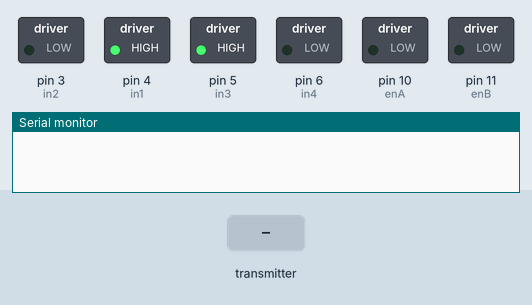
The sketch below on a simulated Arduino Uno, built with avr-gcc and run on an emulated ATmega328P. On the bench: switched loads named in the sketch (green lamp = pin HIGH), the last lines printed to the serial monitor. The inputs (shaded band) are chosen by the test bench. No radio packets arrive unless stated.

Above: at 1.2 s.
1.3 s: the transmitter starts sending data.0 = 256
At 2.2 s:
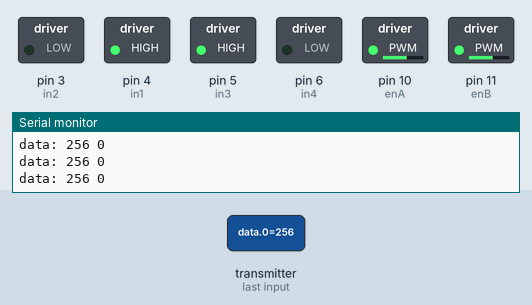
2.8 s: the transmitter starts sending data.0 = 0
At 3.3 s:
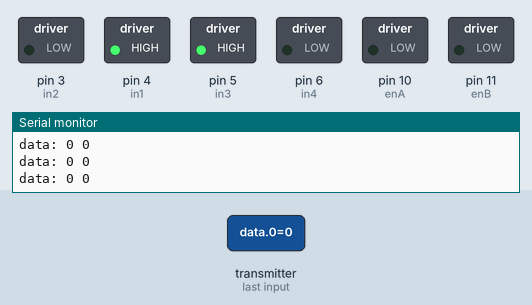
4.3 s: the transmitter starts sending data.1 = 256
At 5.5 s:
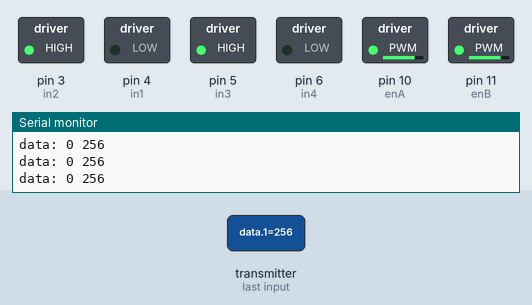
5.8 s: the transmitter starts sending data.1 = 0
At 6.8 s:
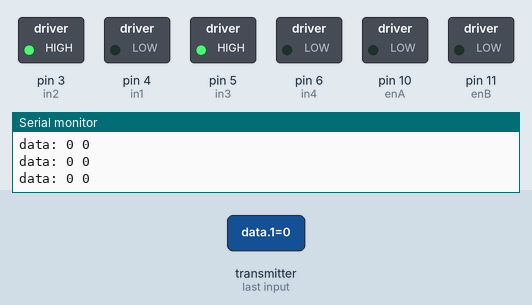
7.3 s: the transmitter starts sending data.1 = 512
At 7.9 s:
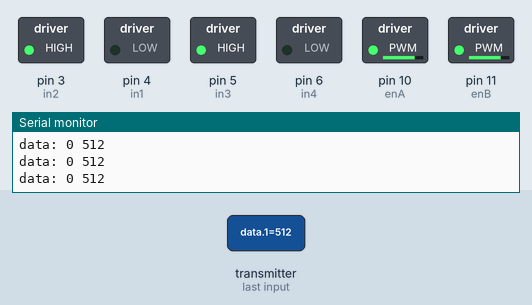
8.8 s: the transmitter starts sending data.0 = 512
At 9.1 s:
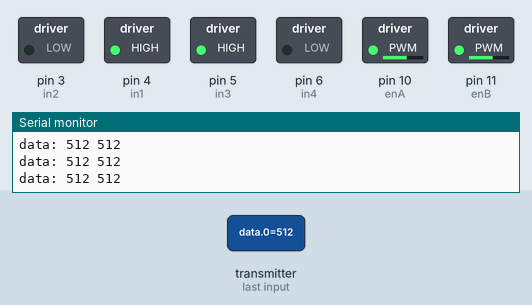
Timing chart, 0 to 11.3 s (numbered marks = the images above; inputs shaded):
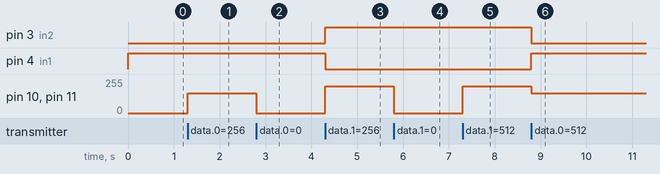

The sketch:

Receiver_Code.ino
```cpp
#include <SPI.h>
#include <nRF24L01.h>
#include <RF24.h>
RF24 radio(7, 8); // CE, CSN
const byte recvaddress[6] = "10011";
const byte sendaddress[6] = "01100";

// Motor A

int enA = 10;
int in1 = 4;
int in2 = 3;

// Motor B

int enB = 11;
int in3 = 5;
int in4 = 6;

// Motor Speed Values - Start at zero

int MotorSpeed1 = 0;
int MotorSpeed2 = 0;

// Joystick Values - Start at 512 (middle position)

int joyposVert = 0;
int joyposHorz = 0;


void setup()

{
  Serial.begin(9600);
  radio.begin();
  radio.openWritingPipe(sendaddress);
  radio.openReadingPipe(0, recvaddress);
  radio.setPALevel(RF24_PA_MIN);
  radio.startListening();
  // Set all the motor control pins to outputs

  pinMode(enA, OUTPUT);
  pinMode(enB, OUTPUT);
  pinMode(in1, OUTPUT);
  pinMode(in2, OUTPUT);
  pinMode(in3, OUTPUT);
  pinMode(in4, OUTPUT);

  // Start with motors disabled and direction forward

  // Motor A

  digitalWrite(enA, LOW);
  digitalWrite(in1, HIGH);
  digitalWrite(in2, LOW);

  // Motor B

  digitalWrite(enB, LOW);
  digitalWrite(in3, HIGH);
  digitalWrite(in4, LOW);

}

void loop() {

  // Read the Joystick X and Y positions

  if (radio.available()) {
    int data[2];
    radio.read(&data, sizeof(data));
    joyposVert = data[0];
    joyposHorz = data[1];
    Serial.print("data: ");
    Serial.print(data[0]);
    Serial.print(" ");
    Serial.println(data[1]);
    // Determine if this is a forward or backward motion
    // Do this by reading the Verticle Value
    // Apply results to MotorSpeed and to Direction

    if (joyposVert < 0)
    {
      // This is Backward

      // Set Motor A backward

      digitalWrite(in1, LOW);
      digitalWrite(in2, HIGH);

      // Set Motor B backward

      digitalWrite(in3, LOW);
      digitalWrite(in4, HIGH);

      //Determine Motor Speeds

      // As we are going backwards we need to reverse readings

      MotorSpeed1 = joyposVert * -1;
      MotorSpeed2 = joyposVert * -1;

    }
    else if (joyposVert > 0)
    {
      // This is Forward

      // Set Motor A forward

      digitalWrite(in1, HIGH);
      digitalWrite(in2, LOW);

      // Set Motor B forward

      digitalWrite(in3, HIGH);
      digitalWrite(in4, LOW);

      //Determine Motor Speeds

      MotorSpeed1 = joyposVert;
      MotorSpeed2 = joyposVert;

    }
    else
    {
      // This is Stopped

      MotorSpeed1 = 0;
      MotorSpeed2 = 0;

    }

    // Now do the steering
    // The Horizontal position will "weigh" the motor speed
    // Values for each motor

    if (joyposHorz < 0)
    {
      // Move Left

      // As we are going left we need to reverse readings

      joyposHorz = joyposHorz * 3;  // Make the number positive

      // Map the number to a value of 255 maximum

      MotorSpeed1 = MotorSpeed1 - joyposHorz* -1;;
      MotorSpeed2 = MotorSpeed2 + joyposHorz* -1;;

    }
    else if (joyposHorz > 0)
    {
      // Move Right

      // Map the number to a value of 255 maximum

      joyposHorz = joyposHorz * 3;
      MotorSpeed1 = MotorSpeed1 + joyposHorz;
      MotorSpeed2 = MotorSpeed2 - joyposHorz;

    }

    if(joyposHorz>=200){
      MotorSpeed1=200;
      MotorSpeed2=200;
      digitalWrite(in1, LOW);
      digitalWrite(in2, HIGH);
      digitalWrite(in3, HIGH);
      digitalWrite(in4, LOW);

    }
    else if(joyposHorz>=100){
      MotorSpeed1=100;
      MotorSpeed2=100;
      digitalWrite(in1, LOW);
      digitalWrite(in2, HIGH);
      digitalWrite(in3, HIGH);
      digitalWrite(in4, LOW);

    }
    else if(joyposHorz<=-200){
      MotorSpeed1=200;
      MotorSpeed2=200;
      digitalWrite(in1, HIGH);
      digitalWrite(in2, LOW);
      digitalWrite(in3, LOW);
      digitalWrite(in4, HIGH);
    }
     else if(joyposHorz<=-100){
      MotorSpeed1=100;
      MotorSpeed2=100;
      digitalWrite(in1, HIGH);
      digitalWrite(in2, LOW);
      digitalWrite(in3, LOW);
      digitalWrite(in4, HIGH);
    }

    if(joyposVert>=100){
      MotorSpeed1=150;
      MotorSpeed2=150;
      digitalWrite(in1, HIGH);
      digitalWrite(in2, LOW);
      digitalWrite(in3, HIGH);
      digitalWrite(in4, LOW);
    }
    else if(joyposVert>=50){
      MotorSpeed1=75;
      MotorSpeed2=75;
      digitalWrite(in1, HIGH);
      digitalWrite(in2, LOW);
      digitalWrite(in3, HIGH);
      digitalWrite(in4, LOW);
    }
    else if(joyposVert<=-100){
      MotorSpeed1=150;
      MotorSpeed2=150;
      digitalWrite(in1, LOW);
      digitalWrite(in2, HIGH);
      digitalWrite(in3, LOW);
      digitalWrite(in4, HIGH);
    }
    else if(joyposVert<=-50){
      MotorSpeed1=100;
      MotorSpeed2=100;
      digitalWrite(in1, LOW);
      digitalWrite(in2, HIGH);
      digitalWrite(in3, LOW);
      digitalWrite(in4, HIGH);
    }


    if(MotorSpeed1>255)
    {
      MotorSpeed1 = 255;
    }
    if(MotorSpeed2>255)
    {
      MotorSpeed2 = 255;
    }

    if(MotorSpeed1<0)
    {
      MotorSpeed1 = 0;
    }
    if(MotorSpeed2<0)
    {
      MotorSpeed2 = 0;
    }


    // Set the motor speeds
    //Serial.print("Speeds: ");
    //Serial.print(MotorSpeed1);
    //Serial.print(" ");
    //Serial.println(MotorSpeed2);
    analogWrite(enA, MotorSpeed1);
    analogWrite(enB, MotorSpeed2);
  }

}
```

Measured:
- after the input at 1.3 s, pin 10 (enA), pin 11 (enB): 0/255 → 150/255 at once
- after the input at 2.8 s, pin 10 (enA), pin 11 (enB): 150/255 → 0/255 at once
- after the input at 4.3 s, pin 3 (in2): LOW → HIGH at once; pin 4 (in1): HIGH → LOW at once; pin 10 (enA), pin 11 (enB): 0/255 → 200/255 at once
- after the input at 5.8 s, pin 10 (enA), pin 11 (enB): 200/255 → 0/255 at once
- after the input at 7.3 s, pin 10 (enA), pin 11 (enB): 0/255 → 200/255 at once
- after the input at 8.8 s, pin 3 (in2): HIGH → LOW at once; pin 4 (in1): LOW → HIGH at once; pin 10 (enA), pin 11 (enB): 200/255 → 150/255 at once
